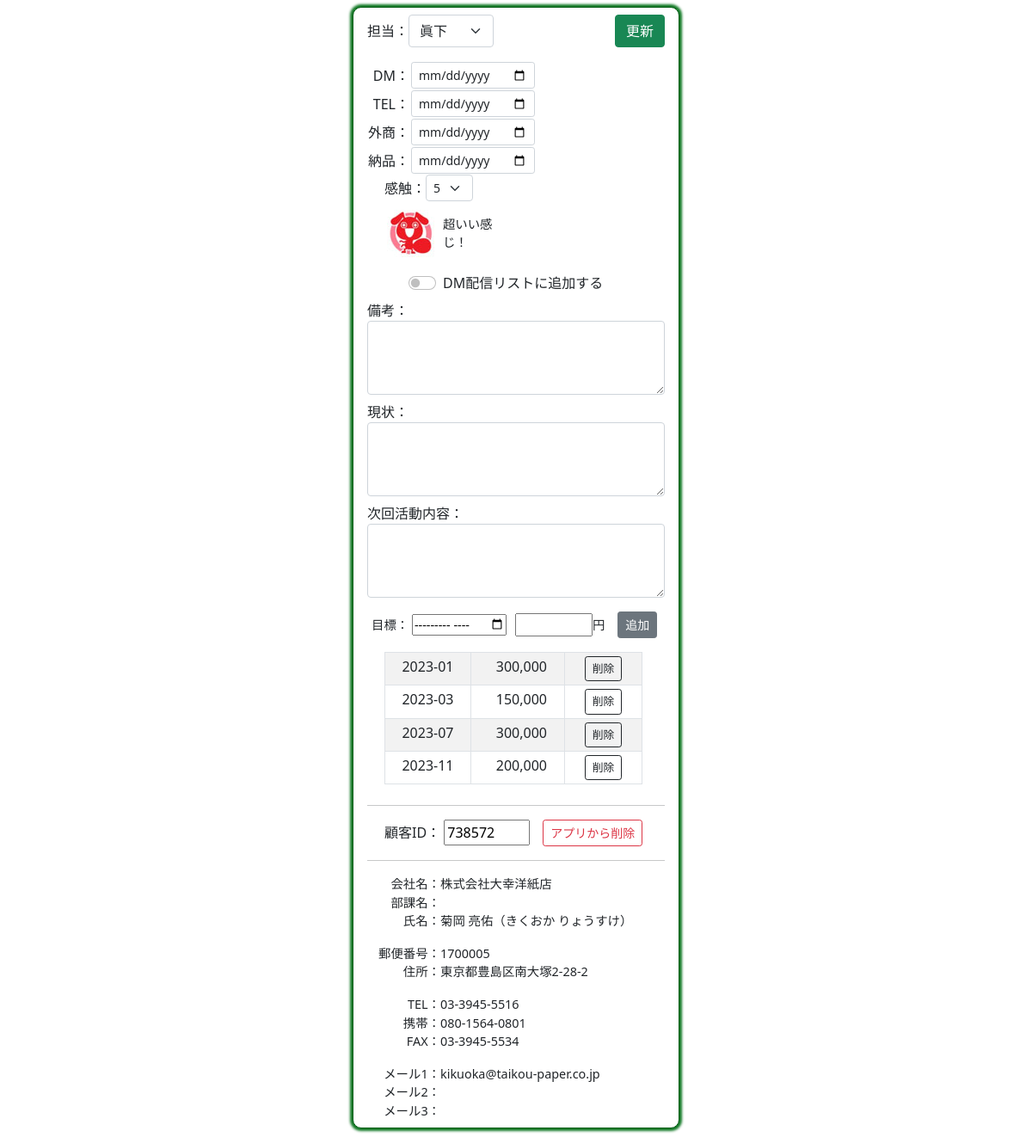
The page /right/2374/ on the database its author committed.
### houjin/models.py (models this page shows, shortened)
class Customer(models.Model):
    cus_id=models.CharField("顧客ID",max_length=10,null=True,blank=True)
    sei=models.CharField("姓",max_length=10,null=True,blank=True)
    mei=models.CharField("名",max_length=10,null=True,blank=True)
    sei_kana=models.CharField("姓かな",max_length=10,null=True,blank=True)
    mei_kana=models.CharField("名かな",max_length=10,null=True,blank=True)
    mail1=models.EmailField("メール1",null=True,blank=True)
    mail2=models.EmailField("メール2",null=True,blank=True)
    mail3=models.EmailField("メール3",null=True,blank=True)
    yubin=models.CharField("郵便番号",max_length=10,null=True,blank=True)
    adress=models.CharField("住所",max_length=100,null=True,blank=True)
    pref=models.CharField("都道府県",max_length=10,null=True,blank=True)
    city=models.CharField("市区町村",max_length=50,null=True,blank=True)
    banchi=models.CharField("番地",max_length=50,null=True,blank=True)
    build=models.CharField("建物",max_length=50,null=True,blank=True)
    com=models.CharField("会社",max_length=50,null=True,blank=True)
    busho=models.CharField("部署",max_length=50,null=True,blank=True)
    tel=models.CharField("電話",max_length=20,null=True,blank=True)
    mob=models.CharField("携帯",max_length=20,null=True,blank=True)
    fax=models.CharField("FAX",max_length=20,null=True,blank=True)
    toroku=models.CharField("登録日",max_length=10,null=True,blank=True)
    kensu=models.IntegerField("件数",null=True,blank=True)
    money=models.IntegerField("金額",null=True,blank=True)
    tantou=models.IntegerField("担当",default=0)
    dm_day=models.CharField("DM",max_length=10,blank=True,default="")
    tel_day=models.CharField("TEL",max_length=10,blank=True,default="")
    gaisho_day=models.CharField("外商",max_length=10,blank=True,default="")
    nouhin_day=models.CharField("納品",max_length=10,blank=True,default="")
    dm_check=models.BooleanField("DMリスト",default=False)
    kanshoku=models.IntegerField("感触",default=0)
    bikou=models.TextField("備考",blank=True,default="")
    bikou2=models.TextField("備考2",blank=True,default="")
    bikou3=models.TextField("備考3",blank=True,default="")

class Sell(models.Model):
    sell_cus_id=models.CharField("顧客ID",max_length=10,null=True,blank=True)
    sell_mon=models.CharField("年月",max_length=10,null=True,blank=True)
    sell_money=models.IntegerField("金額",null=True,blank=True)

### houjin/views.py (the view)
# urls.py: path('right/<int:pk>/', right1, name="right1"),
def right1(request,pk):
    if request.method=="POST":
        ins=Customer.objects.get(pk=pk)
        form=Right_form(request.POST,instance=ins)
        form.save()
        return redirect("houjin:left")
    else:
        ins=Customer.objects.get(pk=pk)
        cus=Customer.objects.filter(pk=pk)
        form=Right_form(instance=ins)
        sell=Sell.objects.filter(sell_cus_id = ins.cus_id).order_by("sell_mon")
        return render(request,"houjin/right.html",{"form":form,"cus":cus,"sell":sell})

### houjin/templates/houjin/right.html (shortened to what this page needs)
{% load humanize %}
{% load static %}
<!DOCTYPE html>
<html lang="ja">
<head>
    <link href="https://cdn.jsdelivr.net/npm/bootstrap@5.0.2/dist/css/bootstrap.min.css" rel="stylesheet">
</head>
<body>
    <div class="main mb-4">
        <div>
            <form action="" method="post" target="ifr1">{% csrf_token %}
                <div class="class1">
                    <div class="class1" style="width: 50%;" align="left">
                        <div>担当：</div>
                        <div>{{form.tantou}}</div>
                    </div>
                    <div style="width: 50%;" align="right" >
                        <button type="submit" class="btn btn-success">更新</button>
                    </div>
                </div>
                <div class="data mt-3">
                    <div>
                        <table>
                            <tr>
                                <td style="text-align: right;">DM：</td>
                                <td>{{form.dm_day}}</td>
                            </tr>
                            <tr>
                                <td style="text-align: right;">TEL：</td>
                                <td>{{form.tel_day}}</td>
                            </tr>
                            <tr>
                                <td>外商：</td>
                                <td>{{form.gaisho_day}}</td>
                            </tr>
                            <tr>
                                <td>納品：</td>
                                <td>{{form.nouhin_day}}</td>
                            </tr>
                        </table>
                    </div>
                    <div style="margin-left: 20px;">
                        <div class="class1">
                            <div>感触：</div>
                            <div>{{form.kanshoku}}</div>
                        </div>
                        <div class="kanshoku_detail class1" id="kanshoku_detail" style="font-size: 90%; padding: 0.2em;">
                            {% for i in cus %}
                                {% if  i.kanshoku == 1 %}
                                    <div><img src="{% static '1.jpg' %}"></div>
                                    <div style="margin-left: 10px;">ダメや。。</div>
                                {% elif i.kanshoku == 2 %}
                                    <div><img src="{% static '2.jpg' %}"></div>
                                    <div style="margin-left: 10px;">期待はかなり薄いね</div>
                                {% elif i.kanshoku == 3 %}
                                    <div><img src="{% static '3.jpg' %}"></div>
                                    <div style="margin-left: 10px;">可もなく<br>不可もなく</div>
                                {% elif i.kanshoku == 4 %}
                                    <div><img src="{% static '4.jpg' %}"></div>
                                    <div style="margin-left: 10px;"> なかなかの好感触！</div>
                                {% elif i.kanshoku == 5 %}
                                    <div><img src="{% static '5.jpg' %}"></div>
                                    <div style="margin-left: 10px;"> 超いい感じ！</div>
                                {% endif %}
                            {% endfor %}
                        </div>
                    </div>
                </div>
                <div class="form-check form-switch mt-3" style="margin-left: 3em;">
                    {{form.dm_check}}
                    <label class="form-check-label" for="dm_send">DM配信リストに追加する</label>
                </div>
                <div class="mt-2" >
                    <div>備考：</div>
                    <div>{{form.bikou}}</div>
                </div>
                <div class="mt-2" >
                    <div>現状：</div>
                    <div>{{form.bikou2}}</div>
                </div>
                <div class="mt-2" >
                    <div>次回活動内容：</div>
                    <div>{{form.bikou3}}</div>
                </div>
            </form>
        </div>
        {% for i in cus %}
            {% if i.tantou != 0 %}
            <div>
                <form action="{% url 'houjin:sell' %}" method="post">{% csrf_token %}
                    <div class="class1 mt-3" style="font-size: 0.9em;">
                        <div style="margin-left: 5px;">
                            <label for="sell_mon">目標：</label>
                            <input type="month" name="sell_mon" id="sell_mon" style="width: 110px;" required>
                        </div>
                        <div style="margin-left: 10px;">
                            <input type="number" name="sell_money" id="sell_money" style="width: 90px;" required>
                        </div>
                        <div>円</div>
                        <div style="margin-left: 15px;">
                            <button type="submit" class="btn btn-secondary btn-sm">追加</button>
                        </div>
                    </div>
                </form>
            </div>
            {% endif %}
            {% if sell %}
            <div class="mb-4" style="margin-left: 20px;">
                <table class="table table-striped table-bordered table-sm mt-3" style="width: 300px;">
                    {% for h in sell %}
                    <tr>
                        <td style="text-align:center;width: 100px;">{{h.sell_mon}}</td>
                        <td style="text-align:right; padding-right: 20px;">{{h.sell_money  | intcomma}}</td>
                        <td align="center" style="width: 90px;">
                            <form action="{% url 'houjin:sell_delete' h.pk %}" method="post">{% csrf_token %}
                                <button class="btn btn-outline-dark btn-sm" type="submit" style="font-size: 0.8em;">削除</button>
                            </form>
                        </td>
                    </tr>
                    {% endfor %}
                </table>
            </div>
            {% endif %}
            <hr>
            <form action="{% url 'houjin:delete' %}" method="post" target="_top">{% csrf_token %}
                <div class="class1 mt-3">
                    <div style="margin-left: 20px;">
                        <label for="cus_id">顧客ID：</label>
                        <input type="text" name="cus_id" id="cus_id" value="{{i.cus_id}}" style="width: 100px;" readonly>
                    </div>
                    <div style="margin-left: 15px;">
                        <button type="submit" class="btn btn-outline-danger btn-sm" onclick="return confirm('本当に削除しますか？')">アプリから削除</button>
                    </div>
                </div>
            </form>
            <hr>
            <div style="font-size: 0.9em;">
                <div class="data">
                    <div class="name">会社名：</div>
                    {% if i.com %}
                        <div class="data-code">{{i.com}}</div>
                    {% endif %}
                </div>
                <div class="data">
                    <div class="name">部課名：</div>
                    {% if i.com %}
                    <div class="data-code">{{i.busho}}</div>
                    {% endif %}
                </div>
                <div class="data">
                    <div class="name">氏名：</div>
                    {% if i.com %}
                    <div class="data-code">{{i.sei}} {{i.mei}}（{{i.sei_kana}} {{i.mei_kana}}）</div>
                    {% endif %}
                </div>
                <div class="data mt-3">
                    <div class="name">郵便番号：</div>
                    {% if i.com %}
                        <div class="data-code">{{i.yubin}}</div>
                    {% endif %}
                </div>
                <div class="data">
                    <div class="name">住所：</div>
                    {% if i.com %}
                        <div class="data-code">{{i.pref}}{{i.city}}{{i.banchi}}{{i.build}}</div>
                    {% endif %}
                </div>
                <div class="data mt-3">
                    <div class="name">TEL：</div>
                    {% if i.com %}
                        <div class="data-code">{{i.tel}}</div>
                    {% endif %}
                </div>
                <div class="data">
                    <div class="name">携帯：</div>
                    {% if i.com %}
                        <div class="data-code">{{i.mob}}</div>
                    {% endif %}
                </div>
                <div class="data">
                    <div class="name">FAX：</div>
                    {% if i.com %}
                        <div class="data-code">{{i.fax}}</div>
                    {% endif %}
                </div>
                <div class="data mt-3">
                    <div class="name">メール1：</div>
                    {% if i.com %}
                        <div class="data-code">{{i.mail1}}</div>
                    {% endif %}
                </div>
                <div class="data">
                    <div class="name">メール2：</div>
                    {% if i.com %}
                        <div class="data-code">{{i.mail2}}</div>
                    {% endif %}
                </div>
                <div class="data">
                    <div class="name">メール3：</div>
                    {% if i.com %}
                        <div class="data-code">{{i.mail3}}</div>
                    {% endif %}
                </div>
            </div>
        {% endfor %}
    </div>
</body>
</html>

### houjin/templates/houjin/right.html (style rules this page uses)
.class1 { display: flex; flex-direction: row; align-items: center; }
.main { padding: 0.5em 1em; margin: 0 auto; margin-top: 0.5em; background: #FFF; border: solid 1px #0b5f1a; border-radius: 10px; box-shadow: 0 1px 1px rgba(0, 0, 0, 0.22); width: 380px; box-shadow: 0 0 3px 3px #0e7722; }
.data { display: flex; flex-wrap: wrap; }
.name { width: 85px; text-align: right; }
.data-code { width: calc(340px - 100px); }
.kanshoku_detail { margin-top: 0.5em; width: 135px; height: 60px; }

### rows shown on the page
Customer: tantou "眞下", kanshoku "5", cus_id "738572", com "株式会社大幸洋紙店", sei "菊岡", mei "亮佑", sei_kana "きくおか", mei_kana "りょうすけ", yubin "1700005", pref "東京都", city "豊島区南大塚", banchi "2-28-2", tel "03-3945-5516", mob "080-1564-0801", fax "03-3945-5534", mail1 "kikuoka@taikou-paper.co.jp"
Sell: sell_mon "2023-01", sell_money "300,000"
Sell: sell_mon "2023-03", sell_money "150,000"
Sell: sell_mon "2023-07", sell_money "300,000"
Sell: sell_mon "2023-11", sell_money "200,000"
